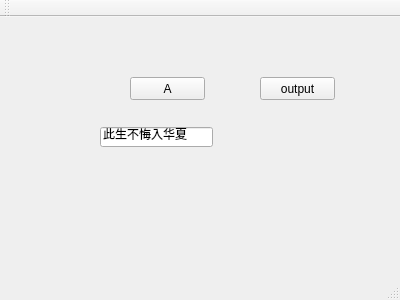
<?xml version="1.0" encoding="UTF-8"?>
<ui version="4.0">
 <class>MainWindow</class>
 <widget class="QMainWindow" name="MainWindow">
  <property name="geometry">
   <rect>
    <x>0</x>
    <y>0</y>
    <width>400</width>
    <height>300</height>
   </rect>
  </property>
  <property name="windowTitle">
   <string>MainWindow</string>
  </property>
  <widget class="QWidget" name="centralWidget">
   <widget class="QPushButton" name="pushButton">
    <property name="geometry">
     <rect>
      <x>130</x>
      <y>60</y>
      <width>75</width>
      <height>23</height>
     </rect>
    </property>
    <property name="text">
     <string>A</string>
    </property>
   </widget>
   <widget class="QLineEdit" name="lineEdit">
    <property name="geometry">
     <rect>
      <x>100</x>
      <y>110</y>
      <width>113</width>
      <height>20</height>
     </rect>
    </property>
    <property name="text">
     <string>此生不悔入华夏</string>
    </property>
   </widget>
   <widget class="QPushButton" name="pushButton_2">
    <property name="geometry">
     <rect>
      <x>260</x>
      <y>60</y>
      <width>75</width>
      <height>23</height>
     </rect>
    </property>
    <property name="text">
     <string>output</string>
    </property>
   </widget>
  </widget>
  <widget class="QMenuBar" name="menuBar">
   <property name="geometry">
    <rect>
     <x>0</x>
     <y>0</y>
     <width>400</width>
     <height>23</height>
    </rect>
   </property>
  </widget>
  <widget class="QToolBar" name="mainToolBar">
   <attribute name="toolBarArea">
    <enum>TopToolBarArea</enum>
   </attribute>
   <attribute name="toolBarBreak">
    <bool>false</bool>
   </attribute>
  </widget>
  <widget class="QStatusBar" name="statusBar"/>
 </widget>
 <layoutdefault spacing="6" margin="11"/>
 <resources/>
 <connections/>
</ui>
